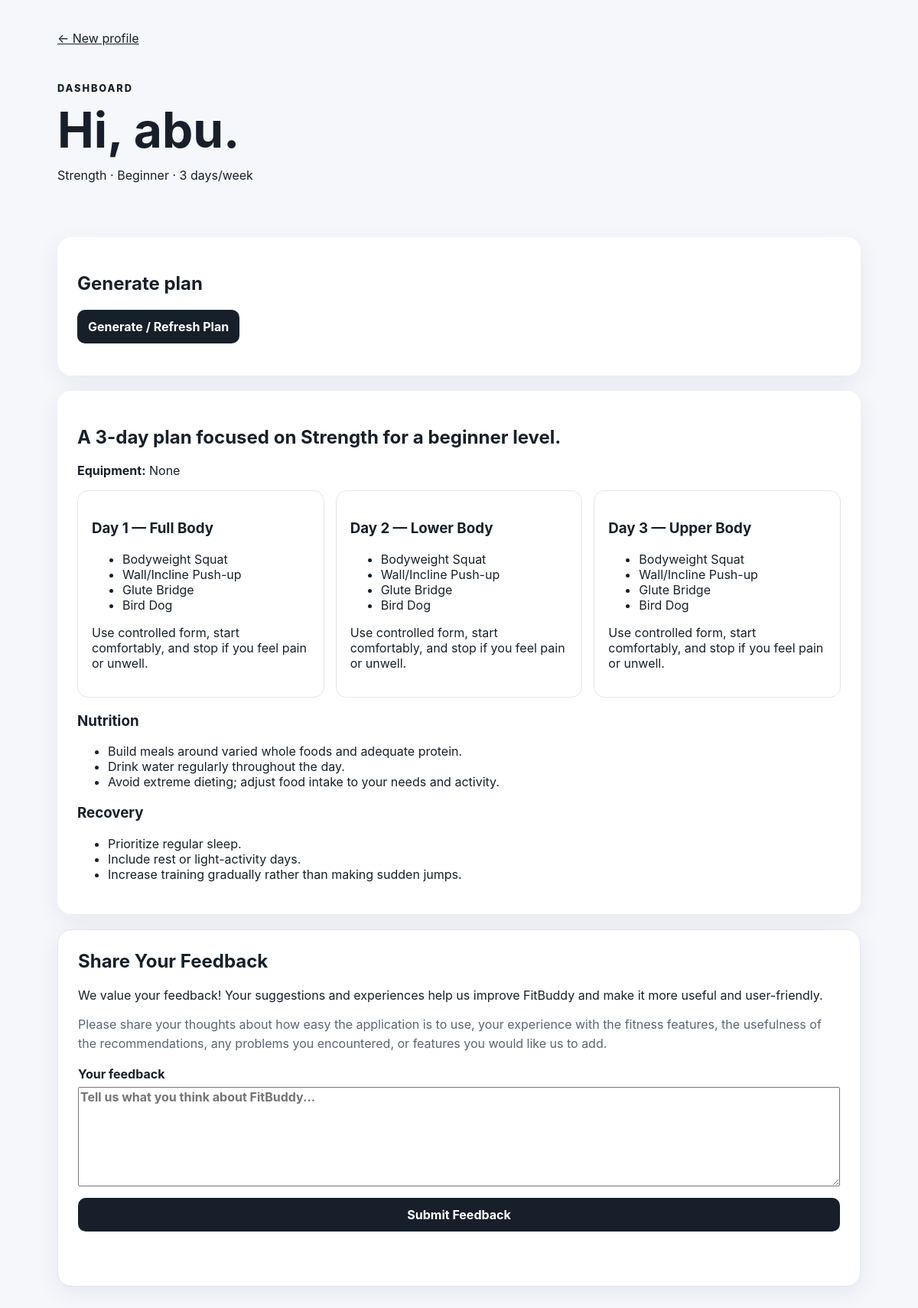
/dashboard/2, run on the app's committed database.
### app/models.py (models this page shows)
class UserProfile(Base):
    __tablename__ = "user_profiles"
    id: Mapped[int] = mapped_column(Integer, primary_key=True)
    name: Mapped[str] = mapped_column(String(100))
    age: Mapped[int] = mapped_column(Integer)
    goal: Mapped[str] = mapped_column(String(100))
    fitness_level: Mapped[str] = mapped_column(String(50))
    days_per_week: Mapped[int] = mapped_column(Integer)
    equipment: Mapped[str] = mapped_column(String(200), default="None")
    created_at: Mapped[datetime] = mapped_column(DateTime, default=datetime.utcnow)

### app/main.py (the view)
@app.get("/dashboard/{user_id}", response_class=HTMLResponse)
def dashboard(request: Request, user_id: int, db: Session = Depends(get_db)):
    profile = db.get(UserProfile, user_id)
    if not profile:
        raise HTTPException(status_code=404, detail="User not found")
    plan = db.query(FitnessPlan).filter_by(user_id=user_id).order_by(FitnessPlan.id.desc()).first()
    plan_data = json.loads(plan.content) if plan else None
    return templates.TemplateResponse(
        request=request,
        name="dashboard.html",
        context={"request": request, "profile": profile, "plan": plan_data},
    )

### app/templates/dashboard.html (shortened to what this page needs)
<!doctype html>
<html lang="en">
<head>
<title>FitBuddy Dashboard</title><link rel="stylesheet" href="/static/style.css">
</head>
<body>
<main class="container">
<a href="/" class="back">← New profile</a>
<section class="hero"><p class="eyebrow">DASHBOARD</p><h1>Hi, {{ profile.name }}.</h1>
<p>{{ profile.goal }} · {{ profile.fitness_level }} · {{ profile.days_per_week }} days/week</p></section>
<section class="card"><h2>Generate plan</h2><button id="generate">Generate / Refresh Plan</button><p id="status"></p></section>
{% if plan %}
<section class="card"><h2>{{ plan.summary }}</h2><p><strong>Equipment:</strong> {{ plan.equipment }}</p>
<div class="grid">{% for workout in plan.workouts %}<article class="workout">
<h3>{{ workout.day }} — {{ workout.focus }}</h3><ul>{% for exercise in workout.exercises %}<li>{{ exercise }}</li>{% endfor %}</ul>
<p>{{ workout.note }}</p></article>{% endfor %}</div>
<h3>Nutrition</h3><ul>{% for item in plan.nutrition %}<li>{{ item }}</li>{% endfor %}</ul>
<h3>Recovery</h3><ul>{% for item in plan.recovery %}<li>{{ item }}</li>{% endfor %}</ul>
</section>{% endif %}
<section class="card feedback-card">
<h2>Share Your Feedback</h2>
<p>We value your feedback! Your suggestions and experiences help us improve FitBuddy and make it more useful and user-friendly.</p>
<p class="feedback-help">Please share your thoughts about how easy the application is to use, your experience with the fitness features, the usefulness of the recommendations, any problems you encountered, or features you would like us to add.</p>
<form id="feedback-form">
<label for="feedback-message">Your feedback
<textarea id="feedback-message" name="message" rows="6" maxlength="2000" required placeholder="Tell us what you think about FitBuddy..."></textarea>
</label>
<button type="submit" id="feedback-submit">Submit Feedback</button>
<p id="feedback-status" role="status" aria-live="polite"></p>
</form>
</section>
</main>
</body></html>

### app/static/style.css (style rules this page uses)
:root { font-family:Inter,system-ui,Arial,sans-serif;color:#17202a;background:#f5f7fb }
* { box-sizing:border-box }
body { margin:0 }
.container { width:min(100% - 32px,1050px);margin:0 auto;padding:40px 0 70px }
.hero { padding:35px 0 }
.eyebrow { font-weight:800;letter-spacing:.15em;font-size:.8rem }
h1 { font-size:clamp(2rem,6vw,4rem);line-height:1.05;margin:8px 0 16px }
.card { background:#fff;border-radius:18px;padding:26px;margin:20px 0;box-shadow:0 8px 30px rgba(20,30,50,.07) }
form { display:grid;gap:15px }
label { display:grid;gap:7px;font-weight:700 }
input,select,button { font:inherit;padding:12px 14px;border:1px solid #ccd3dd;border-radius:10px }
button { cursor:pointer;background:#17202a;color:#fff;border:none;font-weight:700 }
.grid { display:grid;grid-template-columns:repeat(auto-fit,minmax(220px,1fr));gap:15px }
.workout { border:1px solid #e0e5eb;border-radius:14px;padding:18px }
.back { color:inherit }
.feedback-card { border:1px solid #e0e5eb }
.feedback-card h2 { margin-top:0 }
.feedback-help { color:#596575;line-height:1.6 }
.feedback-card textarea { font:inherit;resize:vertical;min-height:130px }
#feedback-status { min-height:1.4em;margin:8px 0 0;color:#3f4b59;font-weight:600 }

### data on the page
UserProfile: name "abu", goal "Strength", fitness_level "Beginner", days_per_week "3", equipment "None"

### other printed values
{{ plan.summary }} "A 3-day plan focused on Strength for a beginner level."
{{ workout.day }} "Day 1" "Day 2" "Day 3"
{{ workout.focus }} "Full Body" "Lower Body" "Upper Body"
{{ exercise }} "Bodyweight Squat" "Wall/Incline Push-up" "Glute Bridge" "Bird Dog" "Bodyweight Squat" "Wall/Incline Push-up" "Glute Bridge" "Bird Dog" "Bodyweight Squat" "Wall/Incline Push-up" "Glute Bridge" "Bird Dog"
{{ workout.note }} "Use controlled form, start comfortably, and stop if you feel pain or unwell." "Use controlled form, start comfortably, and stop if you feel pain or unwell." "Use controlled form, start comfortably, and stop if you feel pain or unwell."
{{ item }} "Build meals around varied whole foods and adequate protein." "Drink water regularly throughout the day." "Avoid extreme dieting; adjust food intake to your needs and activity."
{{ item }} "Prioritize regular sleep." "Include rest or light-activity days." "Increase training gradually rather than making sudden jumps."
